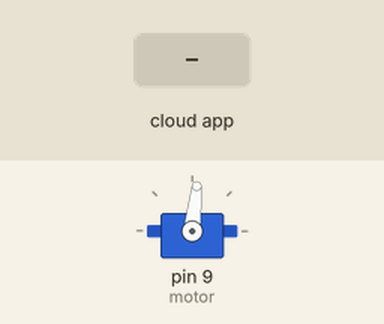
Recording of a sketch running on a simulated Arduino Uno, built with avr-gcc and run on an emulated ATmega328P. On the bench: servo. The test bench sets the inputs (shaded band). The ROS host is connected and sends only what is stated.

Above: at 4.2 s.
4.3 s: the phone or cloud app sets motor_pub to 0
At 5.0 s:
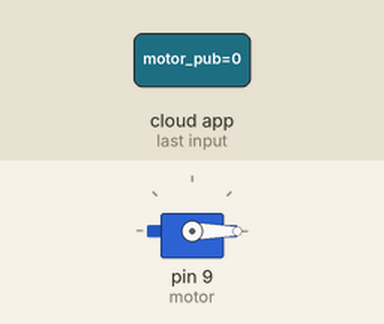
Timing chart, 0 to 7.3 s (numbered marks = the images above; inputs shaded):
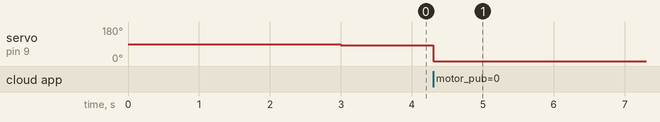

The sketch:

pub_sub.ino
```cpp
/***********************************************************************************
 * Code for running the motor using a PWM signal inputed after solving a model
 * independent version of the QP (closed form solution). The testing is being
 * done on two electric cars.
 *
 * The same code will be used for the Model Dependent QP as well. This code only
 * measuer the current rpm on the wheels and outputs the current velocity of the cars
 * to be solved with any solver.
 * This code has been adapted from the Servo Motor Cotnrol Example on ROS Wiki.
 *
 * Also, parts of it has been taken from Forrest Berg's code for the Arduino DUE.
 *
 * The code is basically a node for the ROS environemnt which is run using the terminal
 * after we upload the code onto the port connecting the Arduino board.
 * This is test code for the main project of Adaptive Crusie Control before testing PID.
 *
 **************  Author  ************  Date  *************  Project  *************
 *             Aakar Mehra          May 28, 2014      Adaptive Cruise Control
 *
 ****************************************************************************************
 */


#if (ARDUINO >= 100)
 #include <Arduino.h>
#else
 #include <WProgram.h>
#endif

#include <Servo.h>
#include <ros.h>
#include <std_msgs/UInt16.h>
#include <std_msgs/Float64.h>


ros::NodeHandle  nh;

int pwm = 1410;
Servo motor;


void servoCb( const std_msgs::UInt16& rpm_msg){

  pwm = rpm_msg.data;
}

ros::Subscriber<std_msgs::UInt16> motor_sub("motor_pub", servoCb );


std_msgs::Float64 hall_msg;
ros::Publisher pub_hall( "hall_data", &hall_msg);


const int Hall_Sensor_Pin = 5;    // Hal sensor attached to pin 5.

double half_revolutions;
double rpm;
double timeold;

void setup()
{
  nh.initNode();
  nh.advertise(pub_hall);
  nh.subscribe(motor_sub);

  motor.attach(9);

  for (int x = 0; x<1; x++){
  motor.writeMicroseconds(1450);  // Needs to be in the publisher

  delay(3000);
  }

  attachInterrupt(Hall_Sensor_Pin, rpm_fun, RISING);// note: 0 refers to inturrupt on pin 2
  half_revolutions = 0;
  rpm = 0;
  timeold = 0;
}

void loop()
{
  if (half_revolutions >= 4) {
     //Update RPM every 20 counts, increase this for better RPM resolution,
     //decrease for faster update
     rpm = 30*1000/(millis() - timeold)*half_revolutions*0.5;
     timeold = millis();
     half_revolutions = 0;
     //nh.spinOnce();
     hall_msg.data = rpm;
     pub_hall.publish( &hall_msg);
  }

  motor.writeMicroseconds(pwm);

  nh.spinOnce();
  // delay(1.5);
}

void rpm_fun()
 {
   half_revolutions++;
   //Each rotation, this interrupt function is run twice

 }
```

Measured:
- after the input at 4.3 s, servo on pin 9 (motor): 84° → 0° at once
